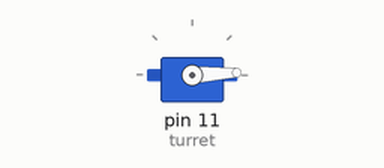
This sketch was run on a simulated Arduino Uno, built with avr-gcc and run on an emulated ATmega328P. On the bench: servo.

Above: at 0.05 s.
At 1.3 s:
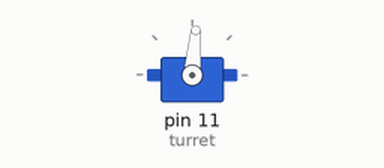
At 2.6 s:
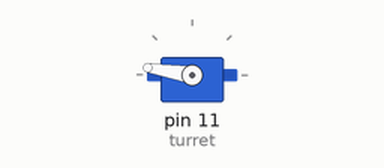
At 5.2 s:
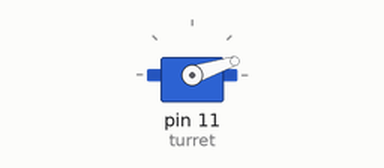
Timing chart, 0 to 7.1 s (numbered marks = the images above):
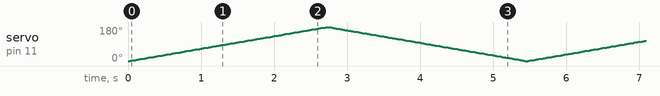

The sketch:

ServoTest.ino
```cpp
#include <Servo.h>
Servo turret;
int pos = 0;    // variable to store the servo position
void setup() {
  // put your setup code here, to run once:
  turret.attach(11);
  Serial.begin(115200);

}

void loop() {
  // put your main code here, to run repeatedly:
  for (pos = 0; pos <= 180; pos += 1) { // goes from 0 degrees to 180 degrees
    // in steps of 1 degree
    turret.write(pos);              // tell servo to go to position in variable 'pos'
    delay(15);                       // waits 15ms for the servo to reach the position
  }
  for (pos = 180; pos >= 0; pos -= 1) { // goes from 180 degrees to 0 degrees
    turret.write(pos);              // tell servo to go to position in variable 'pos'
    delay(15);                       // waits 15ms for the servo to reach the position
  }

}
```
